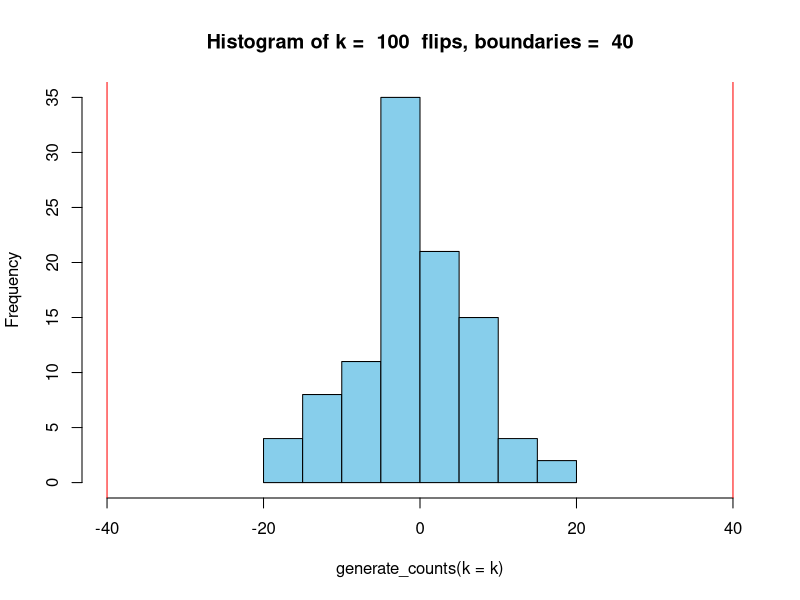
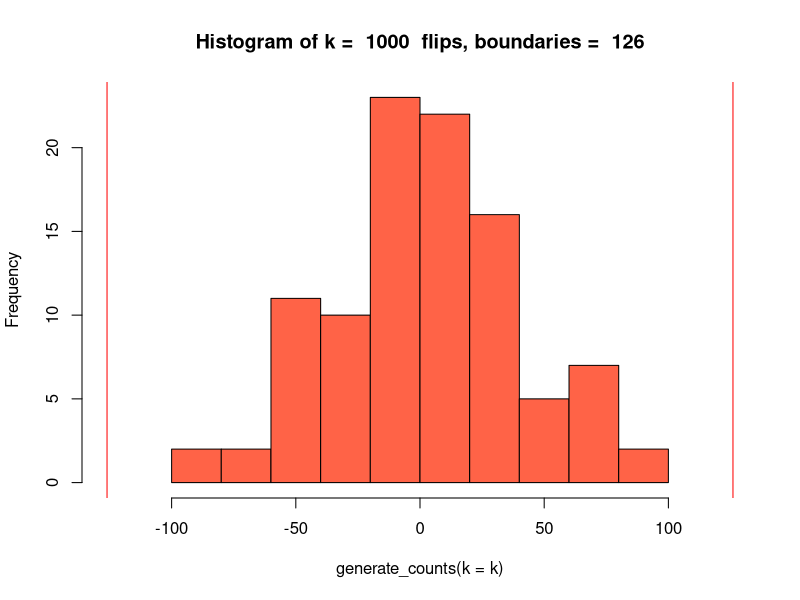
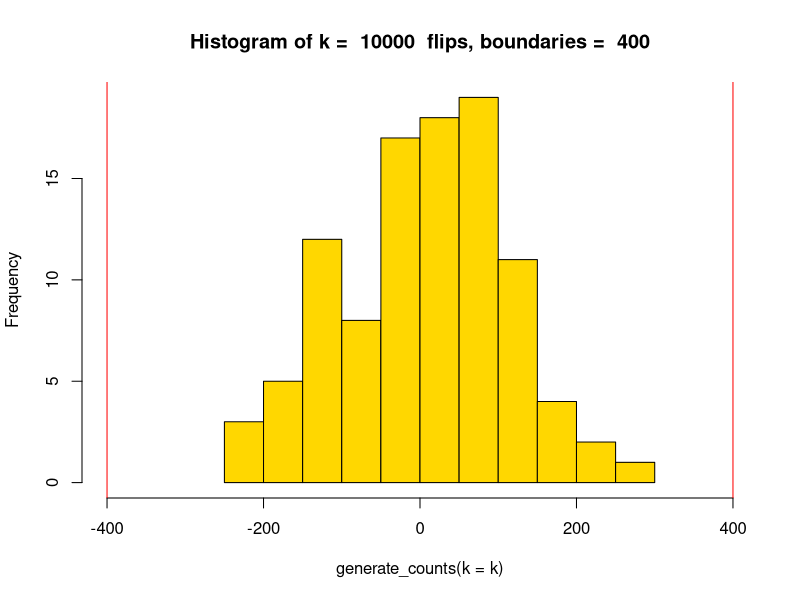
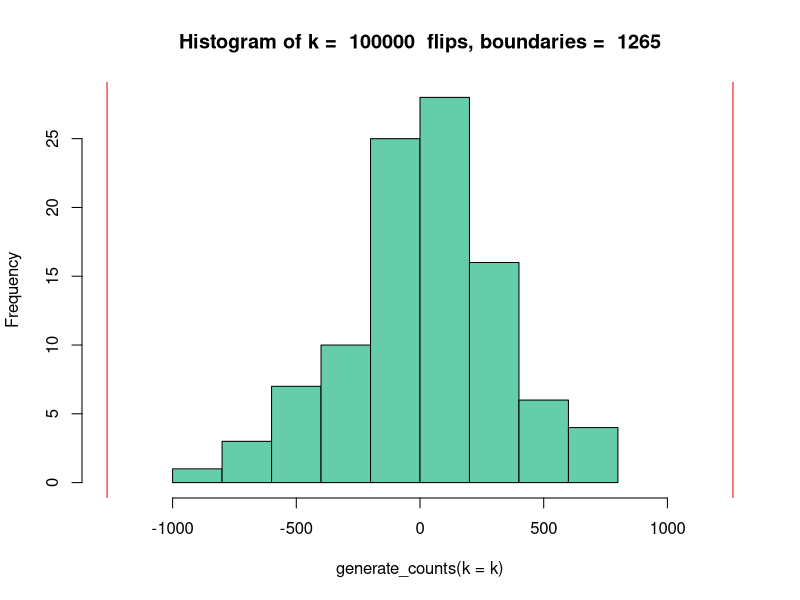
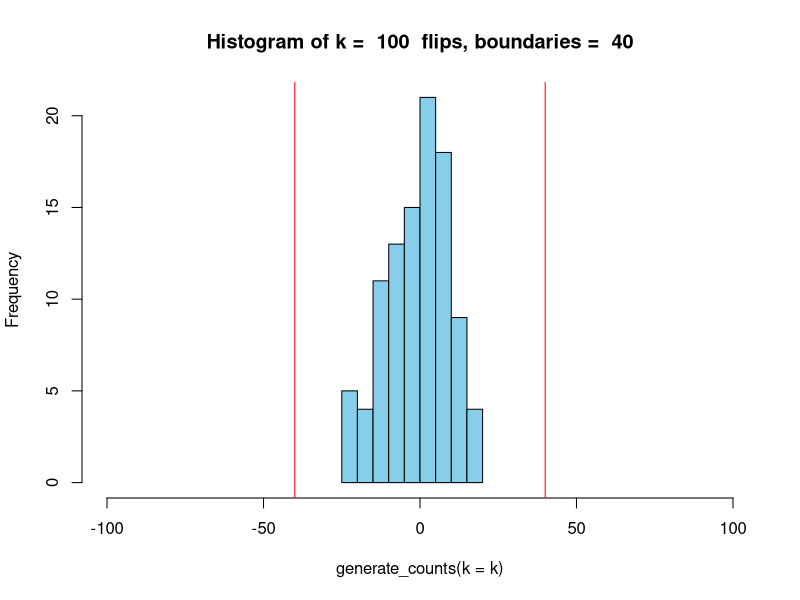
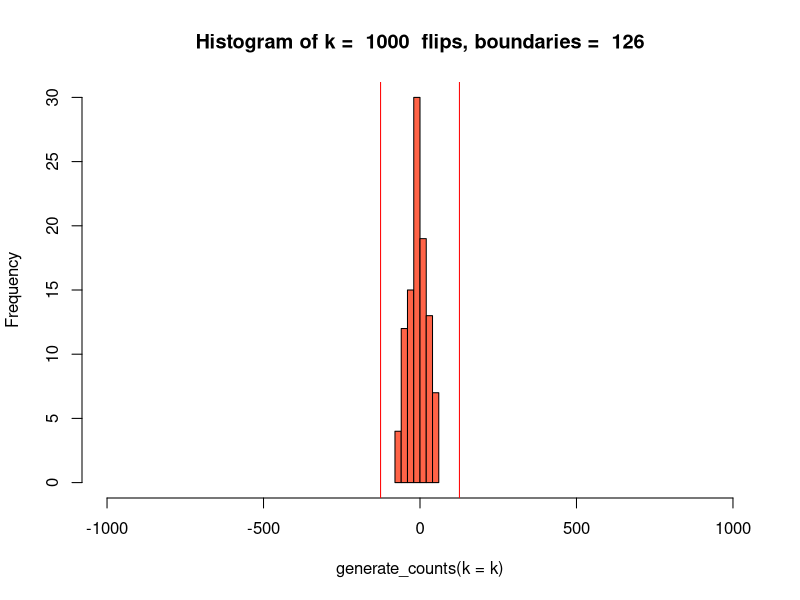
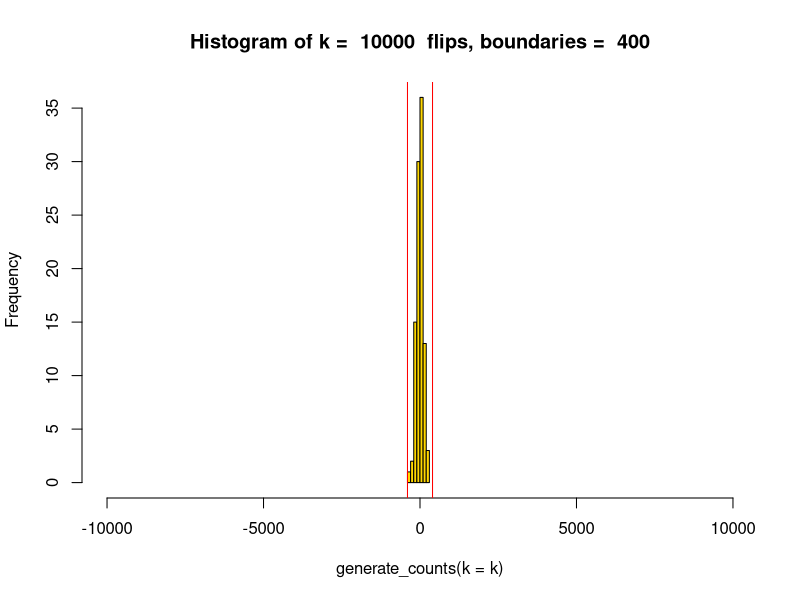
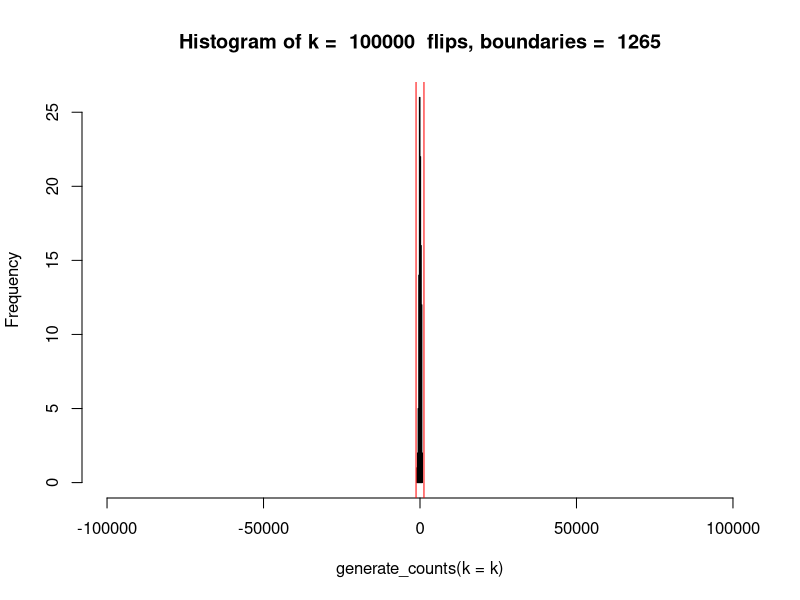

Write R code to recreate these figures, in order.
## ---- chunk 1
options(scipen=999)
## ---- chunk 2
generate_counts <- function(k = 1000, n=100) {
  X = matrix(2*(runif(k*n)>0.5)-1, k, n)
  S = colSums(X)
  return(S)
}

generate_counts()
k = 100
lbound = round(-4*k^0.5)
ubound = round(4*k^0.5)
hist(generate_counts(k = k), xlim = range(lbound, ubound), col = "skyblue", main = paste("Histogram of k = " , k, " flips, boundaries = ", ubound))
abline(v=lbound, col="red")
abline(v=ubound, col="red")

k = 1000
lbound = round(-4*k^0.5)
ubound = round(4*k^0.5)
hist(generate_counts(k = k), xlim = range(lbound, ubound), col = "tomato", main = paste("Histogram of k = " , k, " flips, boundaries = ", ubound))
abline(v=lbound, col="red")
abline(v=ubound, col="red")

k = 10000
lbound = round(-4*k^0.5)
ubound = round(4*k^0.5)
hist(generate_counts(k = k), xlim = range(lbound, ubound), col = "gold", main = paste("Histogram of k = " , k, " flips, boundaries = ", ubound))
abline(v=lbound, col="red")
abline(v=ubound, col="red")

k = 100000
lbound = round(-4*k^0.5)
ubound = round(4*k^0.5)
hist(generate_counts(k = k), xlim = range(lbound, ubound), col = "mediumaquamarine", main = paste("Histogram of k = " , k, " flips, boundaries = ", ubound))
abline(v=lbound, col="red")
abline(v=ubound, col="red")
## ---- chunk 3
generate_counts <- function(k = 1000, n=100) {
  X = matrix(2*(runif(k*n)>0.5)-1, k, n)
  S = colSums(X)
  return(S)
}

generate_counts()
k = 100
lbound = round(-4*k^0.5)
ubound = round(4*k^0.5)
hist(generate_counts(k = k), xlim = range(-k, k), col = "skyblue", main = paste("Histogram of k = " , k, " flips, boundaries = ", ubound))
abline(v=lbound, col="red")
abline(v=ubound, col="red")

k = 1000
lbound = round(-4*k^0.5)
ubound = round(4*k^0.5)
hist(generate_counts(k = k), xlim = range(-k, k), col = "tomato", main = paste("Histogram of k = " , k, " flips, boundaries = ", ubound))
abline(v=lbound, col="red")
abline(v=ubound, col="red")

k = 10000
lbound = round(-4*k^0.5)
ubound = round(4*k^0.5)
hist(generate_counts(k = k), xlim = range(-k, k), col = "gold", main = paste("Histogram of k = " , k, " flips, boundaries = ", ubound))
abline(v=lbound, col="red")
abline(v=ubound, col="red")

k = 100000
lbound = round(-4*k^0.5)
ubound = round(4*k^0.5)
hist(generate_counts(k = k), xlim = range(-k, k), col = "mediumaquamarine", main = paste("Histogram of k = " , k, " flips, boundaries = ", ubound))
abline(v=lbound, col="red")
abline(v=ubound, col="red")
